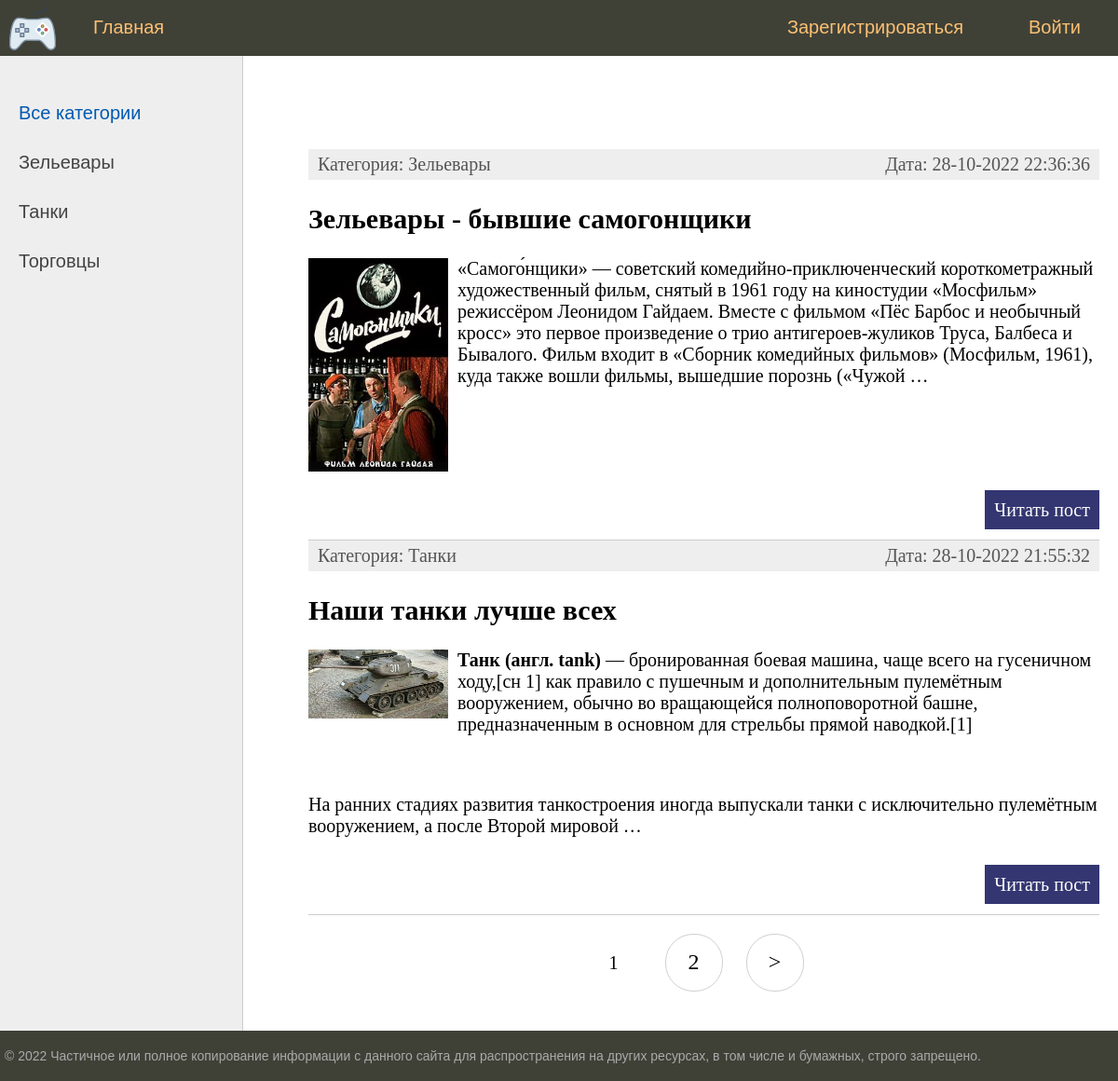
The page / on the database its author committed.
### bboard/models.py (models this page shows, shortened)
class Category(models.Model):
    name = models.CharField(
        max_length=64,
        unique=True,
        verbose_name='Категория',
        help_text='Имя категории длинной не более 64 символов ',
    )
    slug = models.SlugField(max_length=255, unique=True, db_index=True, verbose_name="URL")
    def get_absolute_url(self):
        return reverse('category', kwargs={'cat_slug': self.slug})
    class Meta:
        verbose_name = 'Категория'
        verbose_name_plural = 'Категории'

class Post(models.Model):
    title = models.CharField(max_length=255, verbose_name="Заголовок")
    content = RichTextUploadingField(blank=True, default='', verbose_name="Текст")
    category = models.ForeignKey('Category', on_delete=models.PROTECT, verbose_name="Категория")
    user = models.ForeignKey('User', on_delete=models.CASCADE, verbose_name="Пользователь")
    photo = models.ImageField(upload_to="photos/%Y/%m/%d/", verbose_name="Фото заголовка", blank=True, null=True)
    time_create = models.DateTimeField(auto_now_add=True)
    time_update = models.DateTimeField(auto_now=True)
    is_created = models.BooleanField(default=True)
    slug = models.SlugField(max_length=255, unique=True, db_index=True, verbose_name="URL")
    is_published = models.BooleanField(default=True, verbose_name="Опубликовать")
    def get_absolute_url(self):
        return reverse('post', kwargs={'slug': self.slug}) # for view
    class Meta:
        verbose_name = 'Объявление'
        verbose_name_plural = 'Объявления'

### bboard/views.py (the view)
# urls.py: path('', PostsView.as_view(), name='home'),
class PostsView(DataMixin, ListView):
    model = Post
    template_name = 'bboard/index.html'
    context_object_name = 'posts'
    def get_context_data(self, *, object_list=None, **kwargs):
        context = super().get_context_data(**kwargs)
        c_def = self.get_user_context(title="Главная страница")
        context = dict(list(context.items()) + list(c_def.items()))
        return context
    def get_queryset(self):
        if not self.request.user.is_authenticated:
            qs = Post.objects.filter(is_published=True).order_by('-time_update')
        else:
            qs = Post.objects.filter(Q(is_published=True) | Q(user=self.request.user)).order_by('-time_update')
        return qs

### bboard/utils.py (called while the page is built)
    def get_user_context(self, **kwargs):
        context = kwargs
        categories =  Category.objects.annotate(Count('post'))
        user_menu = menu.copy()
        if not self.request.user.is_authenticated:
            for i in range(3):
                user_menu.pop(1)
        else:
            user_menu.pop(4)
        context['menu'] = user_menu
        context['categories'] = categories
        if 'cat_selected' not in context:
            context['cat_selected'] = 0
        return context

### bboard/templates/bboard/index.html (shortened to what this page needs)
{% extends 'base.html' %}
{% block content %}
<ul class="list-articles">
	{% for p in posts %}
		<li>
			<div class="article-panel">
				<p class="first">Категория: {{ p.category.name }}</p>
				<p class="last">Дата: {{p.time_update|date:"d-m-Y H:i:s"}}</p>
			</div>
			<h2>{{ p.title }}</h2>
			{% if p.photo %}
				<p><img class="img-article-left thumb" src="{{ p.photo.url }}"></p>
			{% endif %}
			{% autoescape off %}
				{{p.content|linebreaks|truncatewords:50}}
			{% endautoescape %}
			<p class="link-read-post">
				<a href="{{ p.get_absolute_url }}">Читать пост</a>
			</p>
		</li>
	{% endfor %}
</ul>
{% endblock %}

### templates/base.html (shortened to what this page needs)
<!DOCTYPE html>
<html>
<head>
	{% load static %}
	{% load bboard_tags %}
	<link type="text/css" href="{% static 'bboard/css/styles.css' %}" rel="stylesheet" />
</head>
<body>
	<table class="table-page" border=0 cellpadding="0" cellspacing="0">
	<tr><td valign=top>
	{% block mainmenu %}
			<div class="header">
				<ul id="mainmenu" class="mainmenu">
					<li class="logo"><a href="{% url 'home' %}"><div class="logo"></div></a></li>
					{% for m in menu %}
						{% if not forloop.last %}
							<li><a href="{% url m.url_name %}">{{ m.title }}</a></li>
						{% else %}
							<li class="last"><a href="{% url m.url_name %}">{{ m.title }}</a></li>
						{% endif %}
					{% endfor %}
					{% if user.is_authenticated %}
						<li class="last" style="color: #93a1a1 ">Пользователь: {{ user }}</li>
					{% else %}
						<li class="last"><a href="{% url 'register' %}">Зарегистрироваться</a></li>
					{% endif %}
				</ul>
			</div>
	{% endblock mainmenu %}
	<table class="table-content" border=0 cellpadding="0" cellspacing="0">
	<tr>
		<td valign="top" class="left-chapters">
		<ul id="leftchapters">
			{% if cat_selected == 0 %}
				<li class="selected">Все категории</li>
			{% else %}
				<li><a href="{% url 'home' %}">Все категории</a></li>
			{% endif %}
			{% for c in categories %}
			{% if c.post__count > 0 %}
					{% if c.pk == cat_selected %}
						<li class="selected">{{c.name}}</li>
					{% else %}
						<li><a href="{{ c.get_absolute_url }}">{{c.name}}</a></li>
					{% endif %}
			{% endif %}
			{% endfor %}
		</ul>
	</td>
	<td valign="top" class="content">
		<div class="content-text">
			{% block content %}
			{% endblock %}
			<nav class="list-pages">
				<ul>
					{% for p in paginator.page_range %}
							   {% if page_obj.number == p %}
					<li class="page-num page-num-selected">{{ p }}</li>
							   {% elif p >= page_obj.number|add:-2 and p <= page_obj.number|add:2  %}
					<li class="page-num">
						<a href="?page={{ p }}">{{ p }}</a>
					</li>
							   {% endif %}
					{% endfor %}
					{% if page_obj.has_next %}
					<li class="page-num">
							 <a href="?page={{ page_obj.next_page_number }}">&gt;</a>
					</li>
					{% endif %}
				</ul>
			</nav>
		</div>
	</td></tr></table>
	</td></tr>
	<tr><td valign=top>
		<div id="footer">
			<p>&copy; 2022 Частичное или полное копирование информации с данного сайта для распространения на других ресурсах, в том числе и бумажных, строго запрещено.</p>
		</div>
	</td></tr></table>
</body>
</html>

### bboard/static/bboard/css/styles.css (style rules this page uses)
html, body { font-family: 'Arial'; margin: 0; padding: 0; height: 100%; width: 100%; color: #444; }
a { color: #0059b2; text-decoration: none; }
img { max-width: 600px; height: auto; }
img.img-article-left { max-width: 300px; height: auto; float: left; padding: 0 10px 10px 0; }
img.img-article-left.thumb { max-width: 150px; height: auto; }
p.link-read-post { text-align: right; }
p.link-read-post a { padding: 10px; min-width: 100px; background: #333671; color: #fff; text-decoration: none; }
div.article-panel { background: #eee; padding: 5px 10px 5px 10px; box-sizing: border-box; overflow: hidden; color: #555; }
div.article-panel p.first { margin: 0; float: left; }
div.article-panel p.last { margin: 0; float: right; }
ul.list-articles { list-style: none; margin: 0; padding: 0; }
ul.list-articles li { border-bottom: 1px solid #ccc; }
.table-page { width: 100%; height: 100%; vertical-align: top; }
.table-page tr { height: 100%; }
.header { background: #3F4137; height: 60px; }
.logo { background: url('../images/logo.png') no-repeat 10px 5px; width: 70px; height: 60px; }
ul.mainmenu { list-style: none; margin: 0; padding: 0; height: 60px; color: #fdc073; font-size: 20px; overflow: hidden; }
ul.mainmenu li { float: left; margin: 18px 40px 0 30px; }
ul.mainmenu li.logo { margin: 0; }
ul.mainmenu li.last { float: right; }
ul.mainmenu li a { color: #fdc073; text-decoration: none; }
.table-content { width: 100%; min-height: 100%; height: 100%; }
.left-chapters { margin: 0; background: #eee; border-right: 1px solid #ccc; min-height: 100%; }
.left-chapters ul { width: 230px; min-height: 100%; margin: 0; padding: 20px 10px 10px 20px; list-style: none; font-size: 20px; }
.left-chapters ul li { margin: 30px 0 0 0; color: #999; }
.left-chapters ul li.selected { color: #0059b2; }
.left-chapters ul li a { color: #444; text-decoration: none; }
.content { padding: 40px 20px 20px 40px; width: 100%; box-sizing: border-box; }
.content-text { margin: 60px 0 0 30px; color: #000; font-size: 20px; font-family: Yandex Sans Display Light; }
#footer { box-sizing: border-box; background: #3F4137; padding: 5px; color: #aaa; font-size: 14px; font-family: Verdana, Geneva, Arial, Helvetica; text-align: left; overflow: hidden; }
.list-pages { text-align: center; margin: 0 0 20px 0; }
.list-pages ul { margin: 20px 0 0 0; padding: 0; list-style: none; }
.list-pages ul li { display: inline-block; margin: 0 20px 0 0; }
.list-pages a { color: #000; font-size: 24px; text-decoration: none; }
.list-pages .page-num, .page-num-selected { display: inline-block; width: 60px; height: 44px; padding: 16px 0 0 0; border: 1px solid #d0d0d0; border-radius: 30px; }
.list-pages .page-num-selected { border: none; color: #000; font-size: 20px; }

### rows shown on the page
Category: name "Зельевары"
Category: name "Танки"
Category: name "Торговцы"
Post: category.name "Зельевары", time_update "28-10-2022 22:36:36", title "Зельевары - бывшие самогонщики", photo (picture), content "«Самого́нщики» — советский комедийно-приключенческий короткометражный художественный фильм, снятый в 1961 году на киностудии «Мосфильм» режиссёром Леонидом Гайдаем. Вместе с фильмом «Пёс Барбос и необычный кросс» это первое произведение о трио антигероев-жуликов Труса, Балбеса и Бывалого. Фильм входит в «Сборник комедийных фильмов» (Мосфильм, 1961), куда также вошли фильмы, вышедшие порознь («Чужой …"
Post: category.name "Танки", time_update "28-10-2022 21:55:32", title "Наши танки лучше всех", photo (picture), content "Танк (англ. tank) — бронированная боевая машина, чаще всего на гусеничном ходу,[сн 1] как правило с пушечным и дополнительным пулемётным вооружением, обычно во вращающейся полноповоротной башне, предназначенным в основном для стрельбы прямой наводкой.[1] На ранних стадиях развития танкостроения иногда выпускали танки с исключительно пулемётным вооружением, а после Второй мировой …"

### other values the page prints
{{ m.title }} "Главная"
{{ m.title }} "Войти"
{{ p }} "1"
{{ p }} "2"
